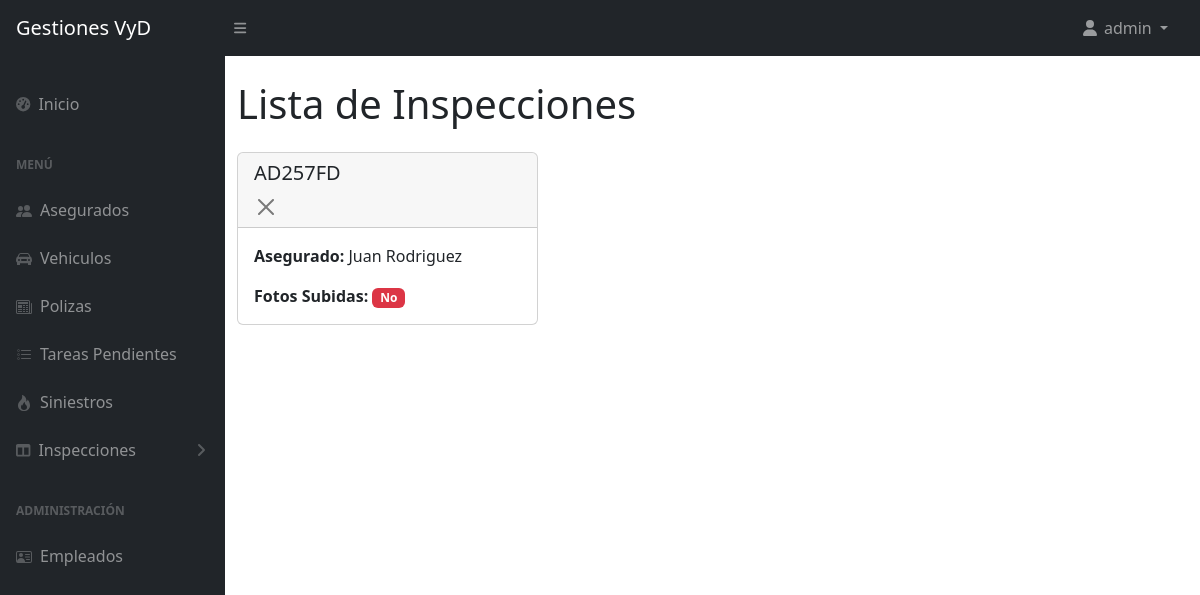
Page /inspecciones/lista_inspecciones/ (signed in) on the committed database.
### inspecciones/models.py (models this page shows, shortened)
class Inspeccion(models.Model):
    asegurado = models.CharField(max_length=100)  # Nombre o identificador del asegurado
    dominio = models.CharField(max_length=100)  # Patente del vehículo
    foto_frente = models.URLField(blank=True, null=True)
    foto_trasera = models.URLField(blank=True, null=True)
    foto_lateral_derecho = models.URLField(blank=True, null=True)
    foto_lateral_izquierdo = models.URLField(blank=True, null=True)
    dni_frente = models.URLField(blank=True, null=True)
    dni_dorso = models.URLField(blank=True, null=True)
    cedula_verde_frente = models.URLField(blank=True, null=True)
    cedula_verde_dorso = models.URLField(blank=True, null=True)
    enlace_unico = models.UUIDField(default=uuid.uuid4, editable=False, unique=True)
    fotos_subidas = models.BooleanField(default=False)

### inspecciones/views.py (the view)
# urls.py: path('lista_inspecciones/', lista_inspecciones, name='lista_inspecciones'),
@login_required
def lista_inspecciones(request):
    inspecciones = Inspeccion.objects.all()
    return render(request, 'inspecciones/lista_inspecciones.html', {'inspecciones': inspecciones})

### inspecciones/templates/inspecciones/lista_inspecciones.html (shortened to what this page needs)
{% extends 'appseguros/base.html' %}
{% block contenidoQueCambia %}
<div class="container mt-4">
    <h1 class="mb-4">Lista de Inspecciones</h1>
    <div class="row">
        {% for inspeccion in inspecciones %}
        <div class="col-md-4 mb-4">
            <div class="card">
                <div class="card-header">
                    <h5 class="card-title">{{ inspeccion.dominio }}</h5>
                    {% if request.user.is_superuser %}
                        <a href="{% url 'eliminar_inspeccion' inspeccion.pk %}" class="btn btn-close close text-end"></a>
                    {% endif %}
                </div>
                <div class="card-body">
                    <p class="card-text"><strong>Asegurado:</strong> {{ inspeccion.asegurado }}</p>
                    <p class="card-text">
                        <strong>Fotos Subidas:</strong>
                        {% if inspeccion.fotos_subidas %}
                            <span class="badge bg-success">Sí</span>
                            <a href="{{ inspeccion.foto_frente }}" target="_blank" class="btn btn-dark btn-sm m-1">Foto Frente</a>
                            <a href="{{ inspeccion.foto_trasera }}" target="_blank" class="btn btn-dark btn-sm m-1">Foto Trasera</a>
                            <a href="{{ inspeccion.foto_lateral_derecho }}" target="_blank" class="btn btn-dark btn-sm m-1">Lateral Derecho</a>
                            <a href="{{ inspeccion.foto_lateral_izquierdo }}" target="_blank" class="btn btn-dark btn-sm m-1">Lateral Izquierdo</a>
                            <a href="{{ inspeccion.dni_frente }}" target="_blank" class="btn btn-dark btn-sm m-1">DNI Frente</a>
                            <a href="{{ inspeccion.dni_dorso }}" target="_blank" class="btn btn-dark btn-sm m-1">DNI Dorso</a>
                            <a href="{{ inspeccion.cedula_verde_frente }}" target="_blank" class="btn btn-dark btn-sm m-1">Cédula Verde Frente</a>
                            <a href="{{ inspeccion.cedula_verde_dorso }}" target="_blank" class="btn btn-dark btn-sm m-1">Cédula Verde Dorso</a>
                        {% else %}
                            <span class="badge bg-danger">No</span>
                        {% endif %}
                    </p>
                </div>
            </div>
        </div>
        {% empty %}
        <div class="col-12">
            <div class="alert alert-info text-center">No hay inspecciones registradas.</div>
        </div>
        {% endfor %}
    </div>
</div>
{% endblock %}

### appseguros/templates/appseguros/base.html (shortened to what this page needs)
{% load static %}
<!DOCTYPE html>
<html lang="es">
    <head>
        <link href="https://cdn.jsdelivr.net/npm/simple-datatables@7.1.2/dist/style.min.css" rel="stylesheet" />
        <link href="{% static 'appseguros/css/styles.css' %}" rel="stylesheet" />
        <link href="{% static 'appseguros/css/styles2.css' %}" rel="stylesheet" />
    </head>
    <body class="sb-nav-fixed">
        <nav class="sb-topnav navbar navbar-expand navbar-dark bg-dark">
            <a class="navbar-brand ps-3" href="{% url 'inicio' %}">Gestiones VyD</a>
            <button class="btn btn-link btn-sm order-1 order-lg-0 me-4 me-lg-0" id="sidebarToggle" href="#!"><i class="fas fa-bars"></i></button>
            <ul class="navbar-nav ms-auto ms-md-0 me-3 me-lg-4 a_la_derecha">
                {% if request.user.is_authenticated %}
                <li class="nav-item dropdown">
                    <a class="nav-link dropdown-toggle" id="navbarDropdown" href="#" role="button" data-bs-toggle="dropdown" aria-expanded="false">
                        <i class="fas fa-user fa-fw"></i> {{ request.user.username }}
                    </a>
                </li>
                {% else %}
                <li class="nav-item">
                    <a class="nav-link" href="{% url 'login' %}">Login</a>
                </li>
                {% endif %}
            </ul>
        </nav>
        <div id="layoutSidenav">
            <div id="layoutSidenav_nav">
                <nav class="sb-sidenav accordion sb-sidenav-dark" id="sidenavAccordion">
                    <div class="sb-sidenav-menu">
                        <div class="nav">
                            <a class="nav-link mt-4" href="{% url 'inicio' %}">
                                <div class="sb-nav-link-icon"><i class="fas fa-tachometer-alt"></i></div>
                                Inicio
                            </a>
                            <div class="sb-sidenav-menu-heading">Menú</div>
                            <a class="nav-link" href="{% url 'listarAsegurados' %}">
                                <div class="sb-nav-link-icon"></div>
                                Asegurados
                            </a>
                            <a class="nav-link" href="{% url 'listarVehiculos' %}">
                                <div class="sb-nav-link-icon"></i></div>
                                Vehiculos
                            </a>
                            <a class="nav-link" href="{% url 'listarPolizas' %}">
                                <div class="sb-nav-link-icon"></div>
                                Polizas
                            </a>
                            <a class="nav-link" href="{% url 'listarTareas' %}">
                                <div class="sb-nav-link-icon"></div>
                                Tareas Pendientes
                            </a>
                            <a class="nav-link" href="{% url 'listarSiniestros' %}">
                                <div class="sb-nav-link-icon"></div>
                                Siniestros
                            </a>
                            <a class="nav-link collapsed" href="#" data-bs-toggle="collapse" data-bs-target="#collapseLayouts" aria-expanded="false" aria-controls="collapseLayouts">
                                <div class="sb-nav-link-icon"><i class="fas fa-columns"></i></div>
                                Inspecciones
                                <div class="sb-sidenav-collapse-arrow"><i class="fas fa-angle-down"></i></div>
                            </a>
                            <div class="sb-sidenav-menu-heading">Administración</div>
                            <a class="nav-link" href="{% url 'listarEmpleados' %}">
                                <div class="sb-nav-link-icon"></div>
                                Empleados
                            </a>
                        </div>
                    </div>
                </nav>
            </div>
            <div id="layoutSidenav_content">
                <main>
                {% block contenidoQueCambia %}
                {% endblock  %}
                </main>
            </div>
        </div>
    </body>
</html>

### appseguros/static/appseguros/css/styles2.css (style rules this page uses)
.a_la_derecha { margin-left: auto!important }

### rows in the picture
Inspeccion: dominio "AD257FD", asegurado "Juan Rodriguez", fotos_subidas "No"

### other values in the picture
{{ request.user.username }} "admin"
